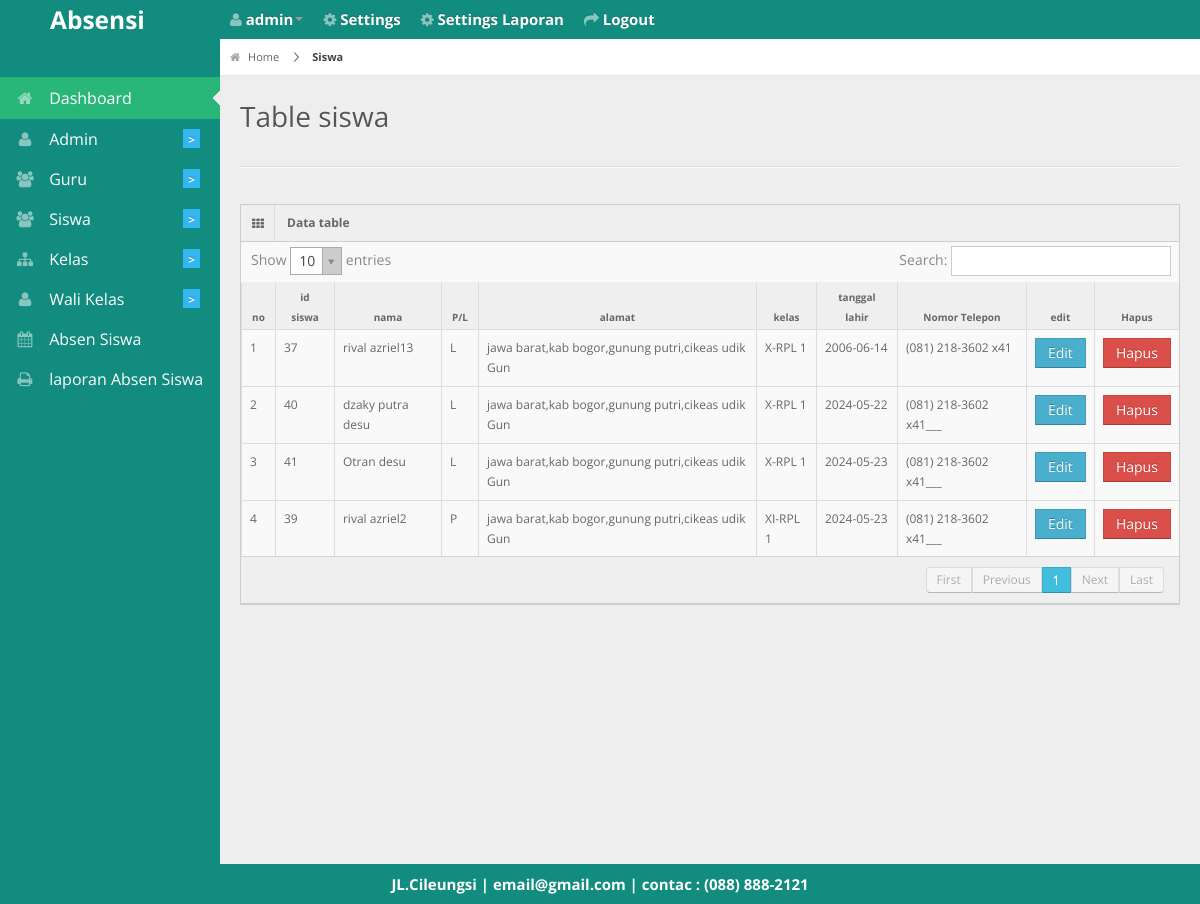
Page /admin/tablesiswa.php (signed in) on the committed database.
### tables this page shows
CREATE TABLE `siswa` (
  `id_siswa` int(11) NOT NULL,
  `nama` varchar(30) NOT NULL,
  `jenis_kelamin` varchar(1) NOT NULL,
  `kelas` int(11) NOT NULL,
  `alamat` varchar(50) NOT NULL,
  `tgl_lahir` date NOT NULL,
  `telepon` varchar(50) NOT NULL
);

CREATE TABLE `kelas` (
  `id_kelas` int(11) NOT NULL,
  `nama_kelas` varchar(30) NOT NULL
);

CREATE TABLE `biodata` (
  `id_biodata` int(11) NOT NULL,
  `nama_sekolah` varchar(255) NOT NULL,
  `alamat` varchar(255) NOT NULL,
  `photo` varchar(255) NOT NULL,
  `email` varchar(255) NOT NULL,
  `telepon` varchar(20) NOT NULL,
  `kota` varchar(50) NOT NULL
);

### admin/tablesiswa.php (the view, shortened to what this page needs)
<?php
 include '../db/koneksi.php';
 include '../layout/header.php'; ?>
<div id="content">
  <div id="content-header">
    <div id="breadcrumb"> <a href="http://localhost/Tugas_Absen_siswa/<?php echo $_SESSION['akses']; ?>/" title="Go to Home" class="tip-bottom"><i class="icon-home"></i> Home</a>
       <a href="http://localhost/Tugas_Absen_siswa/admin/siswa" class="current">Siswa</a> </div>
    <h1>Table siswa</h1>
  </div>
  <div class="container-fluid">
    <hr>
    <div class="row-fluid">
      <div class="span12">
        <div class="widget-box">
          <div class="widget-title"> <span class="icon"><i class="icon-th"></i></span>
            <h5>Data table</h5>
          </div>
          <div class="widget-content nopadding">
            <table class="table table-bordered data-table">
              <thead>
                <tr>
                  <th>no</th>
                  <th>id siswa</th>
                  <th>nama</th>
                  <th>P/L</th>
                  <th>alamat</th>
                  <th>kelas</th>
                  <th>tanggal lahir</th>
                  <th>Nomor Telepon</th>
                  <th>edit</th>
                  <th>Hapus</th>
              </tr>
              </thead>
              <tbody>
                <?php
                $query_tampil=mysqli_query($konek,"SELECT * FROM siswa JOIN kelas ON siswa.kelas=kelas.id_kelas ORDER BY siswa.kelas ASC");
                $no=1; while ($data=mysqli_fetch_array($query_tampil)) {
                  $kelamin=strtoupper($data['jenis_kelamin']);
                 ?>
                <tr class="gradeX">
                  <td><?php echo $no; ?></td>
                  <td><?php echo $data['id_siswa']; ?></td>
                  <td><?php echo $data['nama']; ?></td>
                  <td><?php echo $kelamin; ?></td>
                  <td><?php echo $data['alamat']; ?></td>
                  <td><?php echo $data['nama_kelas']; ?></td>
                  <td><?php echo $data['tgl_lahir']; ?></td>
                  <td><?php echo $data['telepon']; ?></td>
                  <td><a href="http://localhost/Tugas_Absen_siswa/admin/siswa/edit/<?PHP echo $data['id_siswa']?>"class="btn btn-info">Edit</a></td>
                  <td><a href="http://localhost/Tugas_Absen_siswa/admin/siswa/hapus/<?PHP echo $data['id_siswa']?>"class="btn btn-danger">Hapus</a></td>
                </tr>
                <?php $no++; } ?>
              </tbody>
            </table>
          </div>
        </div>
      </div>
    </div>
  </div>
</div>
<?php include '../layout/footer.php'; ?>

### layout/footer.php (shortened to what this page needs)
<div class="row-fluid">
  <div id="footer" class="span12"style="
    color: #fff;
    font-weight: bold;
    font-size: 15px;
">
     <?php echo "$header_photo[alamat] | $header_photo[email] | contac : $header_photo[telepon]"; ?> </div>
</div>
</body>
</html>

### css/matrix-style.css (style rules this page uses)
* { outline:none !important; -moz-outline: none !important; }
html, body { height:100% }
body { overflow-x: hidden; margin-top: -10px; font-family: 'Open Sans', sans-serif; font-size:12px; color:#666; }
a { color:#666; }
select, textarea, input[type="text"], input[type="password"], input[type="datetime"], input[type="datetime-local"], input[type="date"], input[type="month"], input[type="time"], input[type="week"], input[type="number"], input[type="email"], input[type="url"], input[type="search"], input[type="tel"], input[type="color"], .uneditable-input, .label, .dropdown-menu, .btn, .well, .progress, .table-bordered, .btn-group > .btn:first-child, .btn-group > .btn:last-child, .btn-group > .btn:last-child, .btn-group > .dropdown-toggle, .alert { border-radius:0px; }
.btn, textarea, input[type="text"], input[type="password"], input[type="datetime"], input[type="datetime-local"], input[type="date"], input[type="month"], input[type="time"], input[type="week"], input[type="number"], input[type="email"], input[type="url"], input[type="search"], input[type="tel"], input[type="color"], .uneditable-input { box-shadow:none; }
.progress, .progress-success .bar, .progress .bar-success, .progress-warning .bar, .progress .bar-warning, .progress-danger .bar, .progress .bar-danger, .progress-info .bar, .progress .bar-info, .btn, .btn-primary { background-image:none; }
#footer { padding:10px; text-align:center; }
hr { border-top-color:#dadada; }
#content { background: none repeat scroll 0 0 #eeeeee; margin-left: 220px; margin-right: 0; padding-bottom: 25px; position: relative; min-height:100%; width: auto; }
#content-header { position: abslute; width: 100%; margin-top: -38px; z-index: 20; }
#content-header h1 { color: #555555; font-size: 28px; font-weight: normal; float: none; text-shadow: 0 1px 0 #ffffff; margin-left: 20px; position: relative; }
#content-header h1, #content-header .btn-group { margin-top: 20px; }
#breadcrumb { background-color: #fff; border-bottom: 1px solid #e3ebed; }
#breadcrumb a { padding: 8px 20px 8px 10px; display: inline-block; background-image: url('../img/breadcrumb.png'); background-position: center right; background-repeat: no-repeat; font-size: 11px; color: #666666; }
#breadcrumb a:last-child { background-image:none; }
#breadcrumb a.current { font-weight: bold; color: #444444; }
#breadcrumb a i { margin-right: 5px; opacity: .6; }
.stat-boxes .peity_bar_good, .stat-boxes .peity_line_good, { color: #459D1C; }
.widget-box { background: none repeat scroll 0 0 #F9F9F9; border-left: 1px solid #CDCDCD; border-top: 1px solid #CDCDCD; border-right: 1px solid #CDCDCD; clear: both; margin-top: 16px; margin-bottom: 16px; position: relative; }
.widget-title, .modal-header, .table th, div.dataTables_wrapper .ui-widget-header { background:#efefef; border-bottom: 1px solid #CDCDCD; height: 36px; }
.widget-title span.icon { padding: 9px 10px 7px 11px; float: left; border-right:1px solid #dadada; }
.widget-title h5 { color: #666; float: left; font-size: 12px; font-weight: bold; padding: 12px; line-height: 12px; margin: 0; }
.widget-content { padding:15px; border-bottom: 1px solid #cdcdcd; }
.table th { height: auto; font-size: 10px; padding: 5px 10px 2px; border-bottom: 0; text-align: center; color: #666666; }
.nopadding { padding: 0 !important; }
.nopadding .table { margin-bottom: 0; }
.nopadding .table-bordered { border: 0; }

### css/matrix-media.css (style rules this page uses)
body { background: #128C7E; }

### rows in the picture
siswa: id_siswa "37", nama "rival azriel13", jenis_kelamin "L", alamat "jawa barat,kab bogor,gunung putri,cikeas udik Gun", kelas.nama_kelas "X-RPL 1", tgl_lahir "2006-06-14", telepon "(081) 218-3602 x41"
siswa: id_siswa "40", nama "dzaky putra desu", jenis_kelamin "L", alamat "jawa barat,kab bogor,gunung putri,cikeas udik Gun", kelas.nama_kelas "X-RPL 1", tgl_lahir "2024-05-22", telepon "(081) 218-3602 x41___"
siswa: id_siswa "41", nama "Otran desu", jenis_kelamin "L", alamat "jawa barat,kab bogor,gunung putri,cikeas udik Gun", kelas.nama_kelas "X-RPL 1", tgl_lahir "2024-05-23", telepon "(081) 218-3602 x41___"
siswa: id_siswa "39", nama "rival azriel2", jenis_kelamin "P", alamat "jawa barat,kab bogor,gunung putri,cikeas udik Gun", kelas.nama_kelas "XI-RPL 1", tgl_lahir "2024-05-23", telepon "(081) 218-3602 x41___"
biodata: alamat "JL.Cileungsi", email "email@gmail.com", telepon "(088) 888-2121"

### other values in the picture
$_SESSION['username'] "admin"
